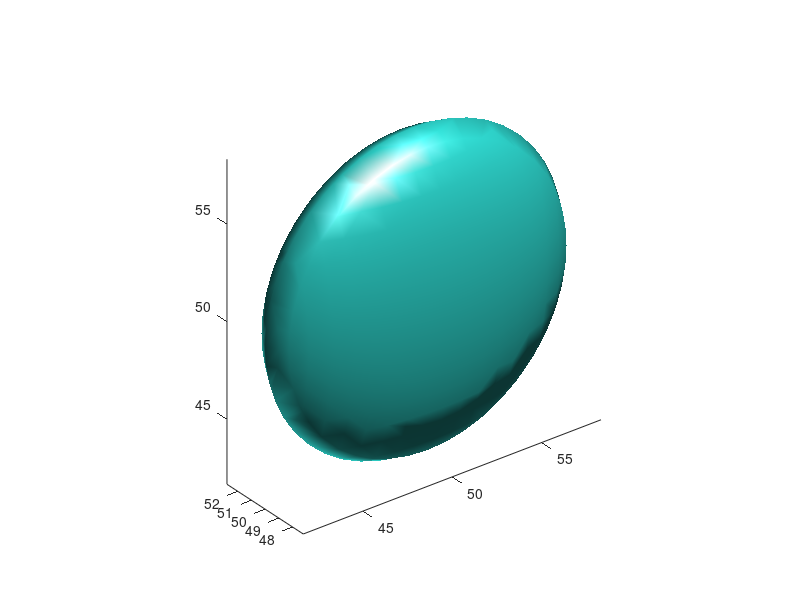
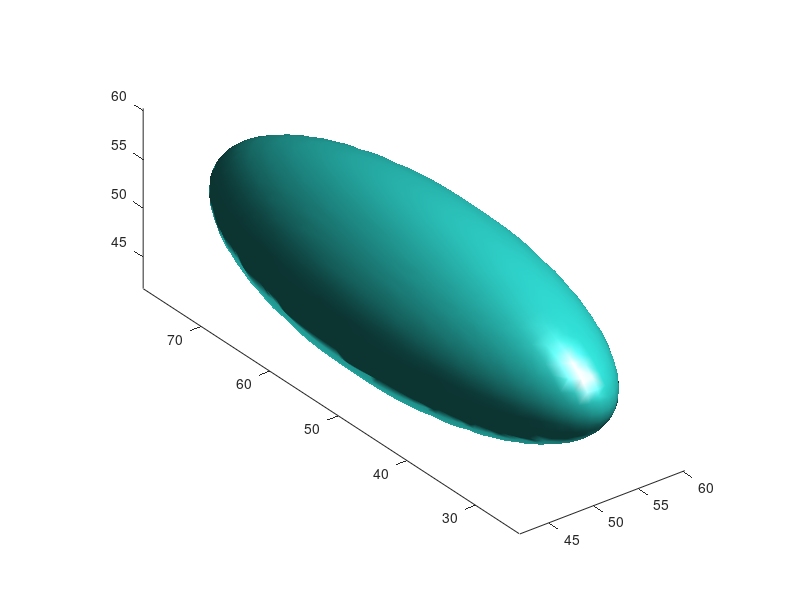

Source code (MATLAB) for these figures, in order:
function volumeVisualization
n = 100;
a = zeros(n, n, n);
cx = n / 2;
cy = n / 2;
cz = n / 2;
sigma = 10;
gridx = a;
gridy = a;
gridz = a;
for p = 1:n
    for q = 1:n
        for r = 1:n
            gridx(p, q, r) = q;
            gridy(p, q, r) = p;
            gridz(p, q, r) = r;
            dx = p - cx;
            dy = q - cy;
            dz = r - cz;
            rad = 9 * dx * dx + dy * dy + dz * dz;
            rad = rad / (sigma * sigma);
            a(p, q, r) = exp( - rad);
        end
    end
end

fig1 = figure(1);
isosurface(gridx, gridy, gridz, a, 0.5);
daspect([1,1,1])
view(3); axis tight
camlight
lighting gouraud

fig2 = figure(2);
b = fftn(a);
br = circshift(abs(b), [cx, cy, cz]);
isosurface(gridx, gridy, gridz, br, 0.5);
daspect([1,1,1])
view(3); axis tight
camlight
lighting gouraud
